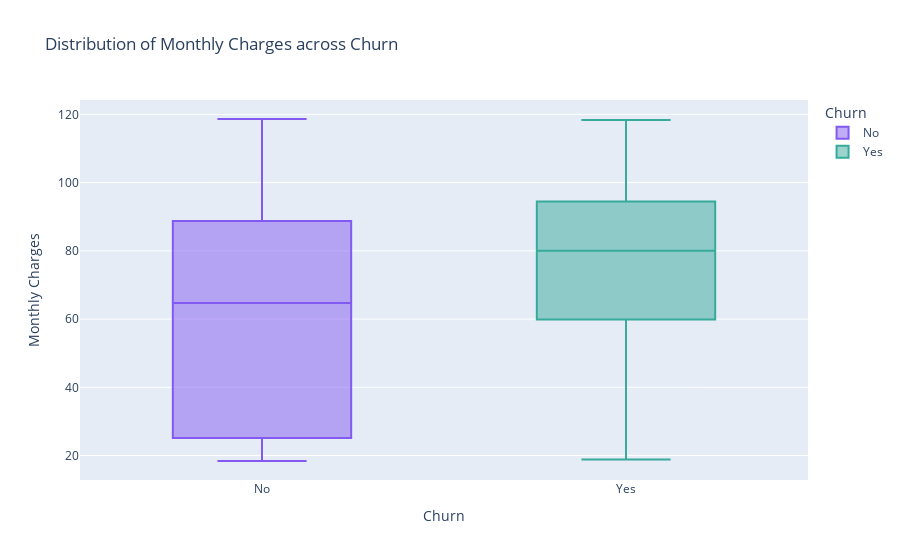

The notebook cell this image was saved under:
### Markdown cell above
# QUESTION FOUR

##### DISTRIBUTION OF MONTHLY CHARGES ACROSS CHURN: HOW DOES THE MONTHLY CHARGES VARY BETWEEN CUSTOMERS WHO HAVE CHURNED AND THOSE WHO HAVE NOT?

### Code cell
# Create a box plot to visualize the distribution of Monthly Charges across churned and non-churned customers
fig = px.box(train, x='Churn', y='MonthlyCharges', color='Churn', title='Distribution of Monthly Charges across Churn')

# Set the y-axis label for better clarity
fig.update_layout(yaxis_title='Monthly Charges')

# Display the plot
fig.show()

### Figure 1 — Plotly figure (JSON) as saved in the notebook; plotly's stock layout.template omitted (floating-point values rounded to 4 significant figures; data arrays with more than 128 entries replaced by an {"elided": "..."} marker saying what was removed)
{"data": [{"alignmentgroup": "True", "hovertemplate": "Churn=%{x}<br>MonthlyCharges=%{y}<extra></extra>", "legendgroup": "No", "marker": {"color": "#835AF1"}, "name": "No", "notched": false, "offsetgroup": "No", "orientation": "v", "showlegend": true, "type": "box", "x": {"elided": "3707 str values"}, "x0": " ", "xaxis": "x", "y": {"elided": "3707 float values"}, "y0": " ", "yaxis": "y"}, {"alignmentgroup": "True", "hovertemplate": "Churn=%{x}<br>MonthlyCharges=%{y}<extra></extra>", "legendgroup": "Yes", "marker": {"color": "#37AA9C"}, "name": "Yes", "notched": false, "offsetgroup": "Yes", "orientation": "v", "showlegend": true, "type": "box", "x": {"elided": "1336 str values"}, "x0": " ", "xaxis": "x", "y": {"elided": "1336 float values"}, "y0": " ", "yaxis": "y"}], "layout": {"boxmode": "overlay", "legend": {"title": {"text": "Churn"}, "tracegroupgap": 0}, "title": {"text": "Distribution of Monthly Charges across Churn"}, "xaxis": {"anchor": "y", "categoryarray": ["No", "Yes"], "categoryorder": "array", "domain": [0, 1], "title": {"text": "Churn"}}, "yaxis": {"anchor": "x", "domain": [0, 1], "title": {"text": "Monthly Charges"}}}}
